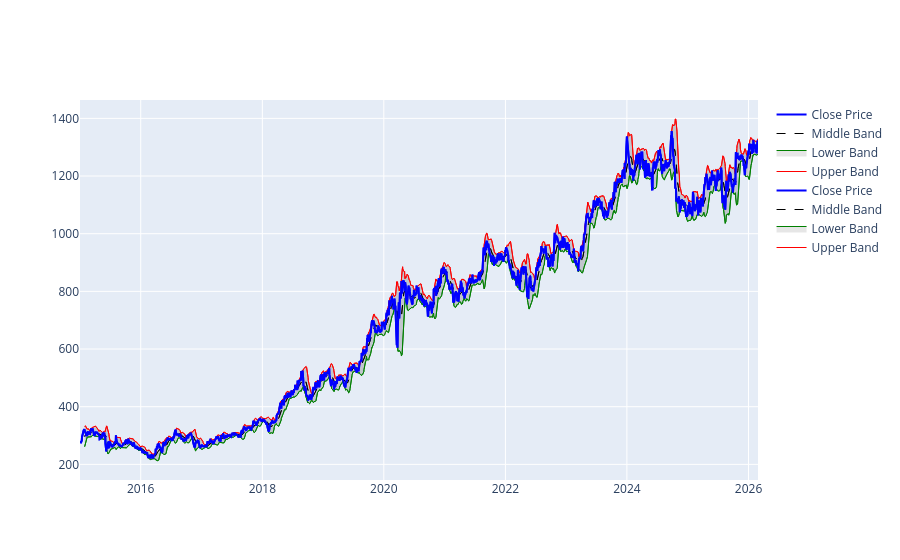

The cell this chart's notebook holds for it:
### Markdown cell above
#### Due to Size of Data Range, the visualization is not too much beneficial on a 10 year time period scale . So Visualizing through Interactive plot based on plotly

### Code cell
import plotly.graph_objects as go

fig = go.Figure()


fig.add_trace(go.Scatter(x=df_TCS['Date'], y=BB_Upper, name='Upper Band', line=dict(color='red', width=1)))
fig.add_trace(go.Scatter(x=df_TCS['Date'], y=BB_Lower, name='Lower Band', line=dict(color='green', width=1), fill='tonexty', fillcolor='rgba(128, 128, 128, 0.2)'))
fig.add_trace(go.Scatter(x=df_TCS['Date'], y=BB_Middle, name='Middle Band', line=dict(color='black', width=1, dash='dash')))
fig.add_trace(go.Scatter(x=df_TCS['Date'], y=df_TCS['Close'], name='Close Price', line=dict(color='blue', width=2)))



fig.add_trace(go.Scatter(x=df_TCS['Date'], y=BB_Upper, name='Upper Band', line=dict(color='red', width=1)))
fig.add_trace(go.Scatter(x=df_TCS['Date'], y=BB_Lower, name='Lower Band', line=dict(color='green', width=1), fill='tonexty', fillcolor='rgba(128, 128, 128, 0.2)'))
fig.add_trace(go.Scatter(x=df_TCS['Date'], y=BB_Middle, name='Middle Band', line=dict(color='black', width=1, dash='dash')))
fig.add_trace(go.Scatter(x=df_TCS['Date'], y=df_TCS['Close'], name='Close Price', line=dict(color='blue', width=2)))

### Figure 1 — Plotly figure (JSON) as saved in the notebook; plotly's stock layout.template omitted (floating-point values rounded to 4 significant figures; data arrays with more than 128 entries replaced by an {"elided": "..."} marker saying what was removed)
{"data": [{"line": {"color": "red", "width": 1}, "name": "Upper Band", "type": "scatter", "x": {"elided": "2757 str values"}, "y": {"elided": "2757 float values"}}, {"fill": "tonexty", "fillcolor": "rgba(128, 128, 128, 0.2)", "line": {"color": "green", "width": 1}, "name": "Lower Band", "type": "scatter", "x": {"elided": "2757 str values"}, "y": {"elided": "2757 float values"}}, {"line": {"color": "black", "dash": "dash", "width": 1}, "name": "Middle Band", "type": "scatter", "x": {"elided": "2757 str values"}, "y": {"elided": "2757 float values"}}, {"line": {"color": "blue", "width": 2}, "name": "Close Price", "type": "scatter", "x": {"elided": "2757 str values"}, "y": {"elided": "2757 float values"}}, {"line": {"color": "red", "width": 1}, "name": "Upper Band", "type": "scatter", "x": {"elided": "2757 str values"}, "y": {"elided": "2757 float values"}}, {"fill": "tonexty", "fillcolor": "rgba(128, 128, 128, 0.2)", "line": {"color": "green", "width": 1}, "name": "Lower Band", "type": "scatter", "x": {"elided": "2757 str values"}, "y": {"elided": "2757 float values"}}, {"line": {"color": "black", "dash": "dash", "width": 1}, "name": "Middle Band", "type": "scatter", "x": {"elided": "2757 str values"}, "y": {"elided": "2757 float values"}}, {"line": {"color": "blue", "width": 2}, "name": "Close Price", "type": "scatter", "x": {"elided": "2757 str values"}, "y": {"elided": "2757 float values"}}], "layout": {}}
